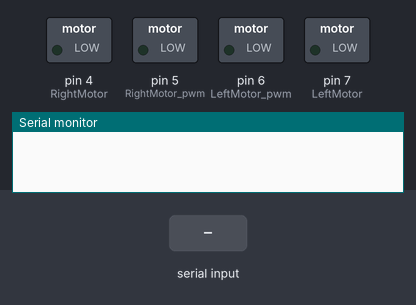
Bench run of a sketch on a simulated Arduino Uno, built with avr-gcc and run on an emulated ATmega328P. On the bench: switched loads named in the sketch (green lamp = pin HIGH), the last lines printed to the serial monitor. The inputs (shaded band) are chosen by the test bench.

Above: at 1.2 s.
1.3 s: "G" received over the second serial link
At 1.6 s:
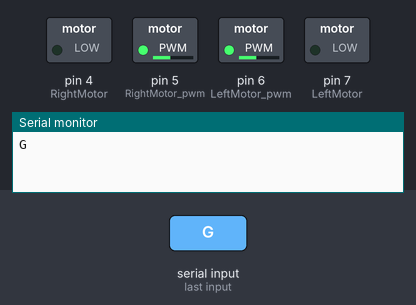
2.8 s: "L" received over the second serial link
At 3.9 s:
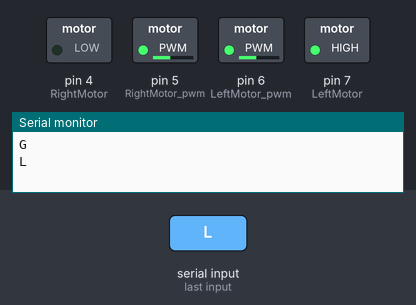
4.3 s: "R" received over the second serial link
At 5.1 s:
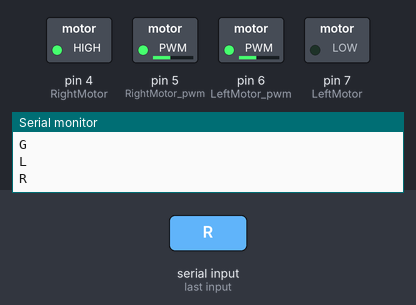
5.8 s: "B" received over the second serial link
At 6.2 s:
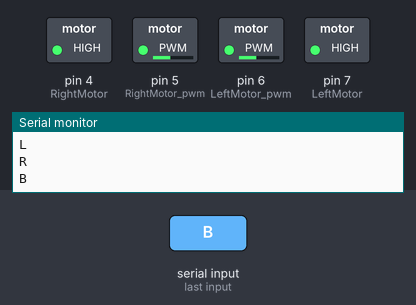
7.3 s: "S" received over the second serial link
At 8.5 s:
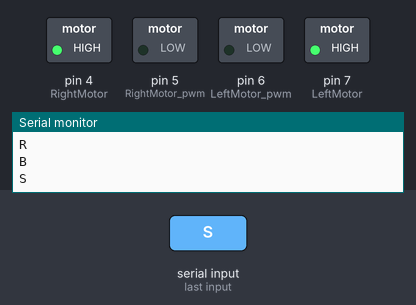
Timing chart, 0 to 9.8 s (numbered marks = the images above; inputs shaded):
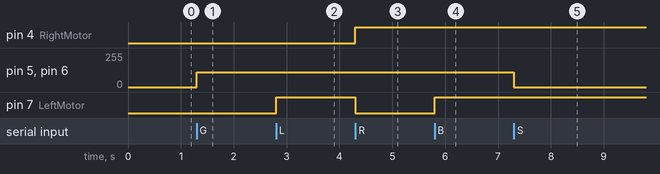

The sketch:

Maze_Runner.ino
```cpp
#include <SoftwareSerial.h>

SoftwareSerial BTSerial(2, 3);
// SoftwareSerial(RX, TX)


int LeftMotor = 7;
int LeftMotor_pwm = 6;
int RightMotor = 4;
int RightMotor_pwm = 5;

int value = 110;

void setup() {
  // put your setup code here, to run once:
  BTSerial.begin(9600);
  Serial.begin(9600);

  pinMode(LeftMotor, OUTPUT);
  pinMode(LeftMotor_pwm, OUTPUT);
  pinMode(RightMotor, OUTPUT);
  pinMode(RightMotor_pwm, OUTPUT);
}
void back(){

  digitalWrite(LeftMotor, HIGH);
  analogWrite(LeftMotor_pwm, value);
  digitalWrite(RightMotor, HIGH);
  analogWrite(RightMotor_pwm, value);

}

void go(){

  digitalWrite(LeftMotor, LOW);
  analogWrite(LeftMotor_pwm, value);
  digitalWrite(RightMotor, LOW);
  analogWrite(RightMotor_pwm, value);

}

void right(){

  digitalWrite(LeftMotor, LOW);
  analogWrite(LeftMotor_pwm, value);
  digitalWrite(RightMotor, HIGH);
  analogWrite(RightMotor_pwm, value);

}
void left(){

  digitalWrite(LeftMotor, HIGH);
  analogWrite(LeftMotor_pwm, value);
  digitalWrite(RightMotor, LOW);
  analogWrite(RightMotor_pwm, value);

}

void allstop(){

  //digitalWrite(LeftMotor, LOW);
  digitalWrite(LeftMotor_pwm, LOW);
  //digitalWrite(RightMotor, LOW);
  digitalWrite(RightMotor_pwm, LOW);
}

void loop() {
  // put your main code here, to run repeatedly:
  if(BTSerial.available()){
    char data = BTSerial.read();
    Serial.println(data);
    switch(data){
      case 'G' :
         go();
         break;
      case 'L' :
         left();
         break;
      case 'R' :
         right();
         break;
      case 'B' :
         back();
         break;
      case 'S':
         allstop();
         break;
    }
  }
}
```

Measured:
- after the input at 1.3 s, pin 5 (RightMotor_pwm), pin 6 (LeftMotor_pwm): 0/255 → 110/255 at once
- after the input at 2.8 s, pin 7 (LeftMotor): LOW → HIGH at once
- after the input at 4.3 s, pin 4 (RightMotor): LOW → HIGH at once; pin 7 (LeftMotor): HIGH → LOW at once
- after the input at 5.8 s, pin 7 (LeftMotor): LOW → HIGH at once
- after the input at 7.3 s, pin 5 (RightMotor_pwm), pin 6 (LeftMotor_pwm): 110/255 → 0/255 at once
